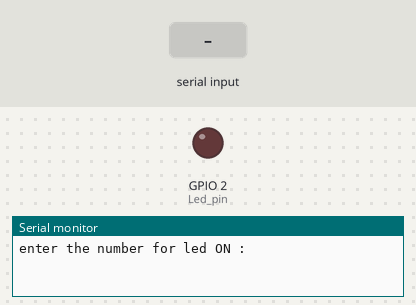
The program below on a simulated ESP32. On the bench: output pins drawn as LEDs (lit = HIGH), the last lines printed to the serial monitor. The inputs (shaded band) are chosen by the test bench.

Above: at 1.2 s.
1.3 s: "90,45\n" received over Serial
At 4.1 s:
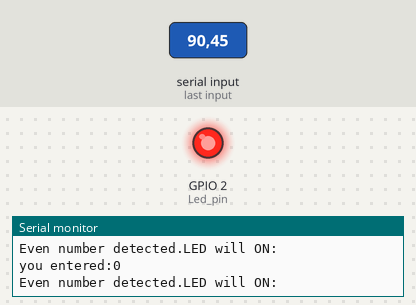
Timing chart, 0 to 5.6 s (numbered marks = the images above; inputs shaded):
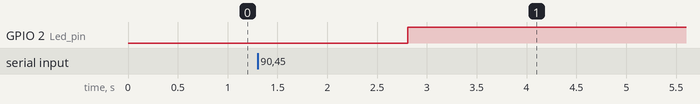

Measured:
- after the input at 1.3 s, GPIO 2 (Led_pin): LOW → HIGH after 1.5 s

The program:

main.cpp
```cpp
#include <Arduino.h>

#define Led_pin 2
int  number=0;
bool iseven=false;
void setup()
{
  Serial.begin(115200);
  pinMode(Led_pin,OUTPUT);
  Serial.println("enter the number for led ON :");

}
void loop()
{
  if (Serial.available()>0)
  {
    number=Serial.parseInt();
    Serial.print("you entered:");
    Serial.println(number);
    if(number%2==0)
    {
      iseven=true;
      Serial.println("Even number detected.LED will ON:");
  }
  else{
    iseven=false;
      Serial.println("Even number detected.LED will ON:");
      digitalWrite(Led_pin,LOW);
      delay(500);
  }
  if(iseven)
  {
    digitalWrite(Led_pin,HIGH);
  }
  }
}
```
